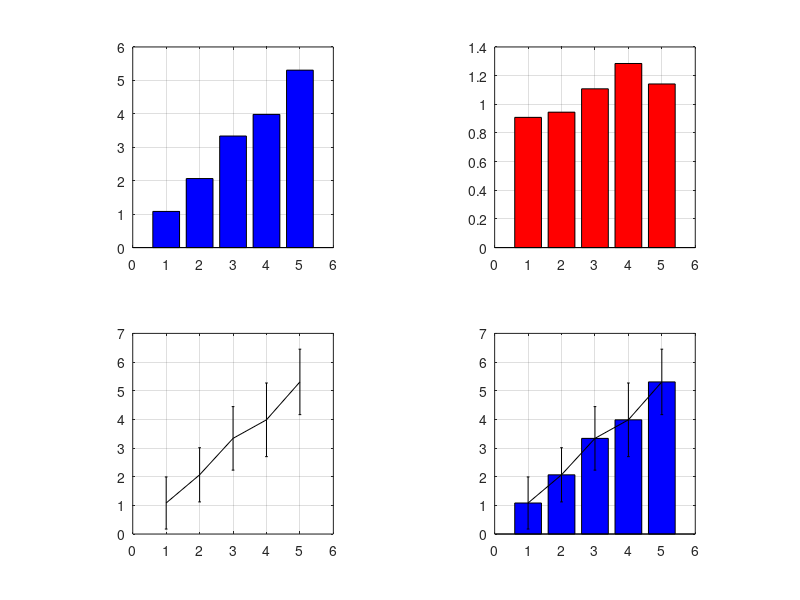

Source code (MATLAB):
clear 
D=5;
data = randn(10,D);
v = 1:D;

for i=1:D
    data(:,i) = data(:,i)+v(i)
end

subplot(2,2,1), axis square, hold on, grid on, box on
bar(1:D, mean(data), 'b')

subplot(2,2,2), axis square, hold on, grid on, box on
bar(1:D, std(data), 'r')

subplot(2,2,3), axis square, hold on, grid on, box on, xlim([0 D+1])
errorbar(1:D, mean(data), std(data), 'k')

subplot(2,2,4), axis square, hold on, grid on, box on, xlim([0 D+1])
bar(1:D, mean(data), 'b')
errorbar(1:D, mean(data), std(data), 'k')


